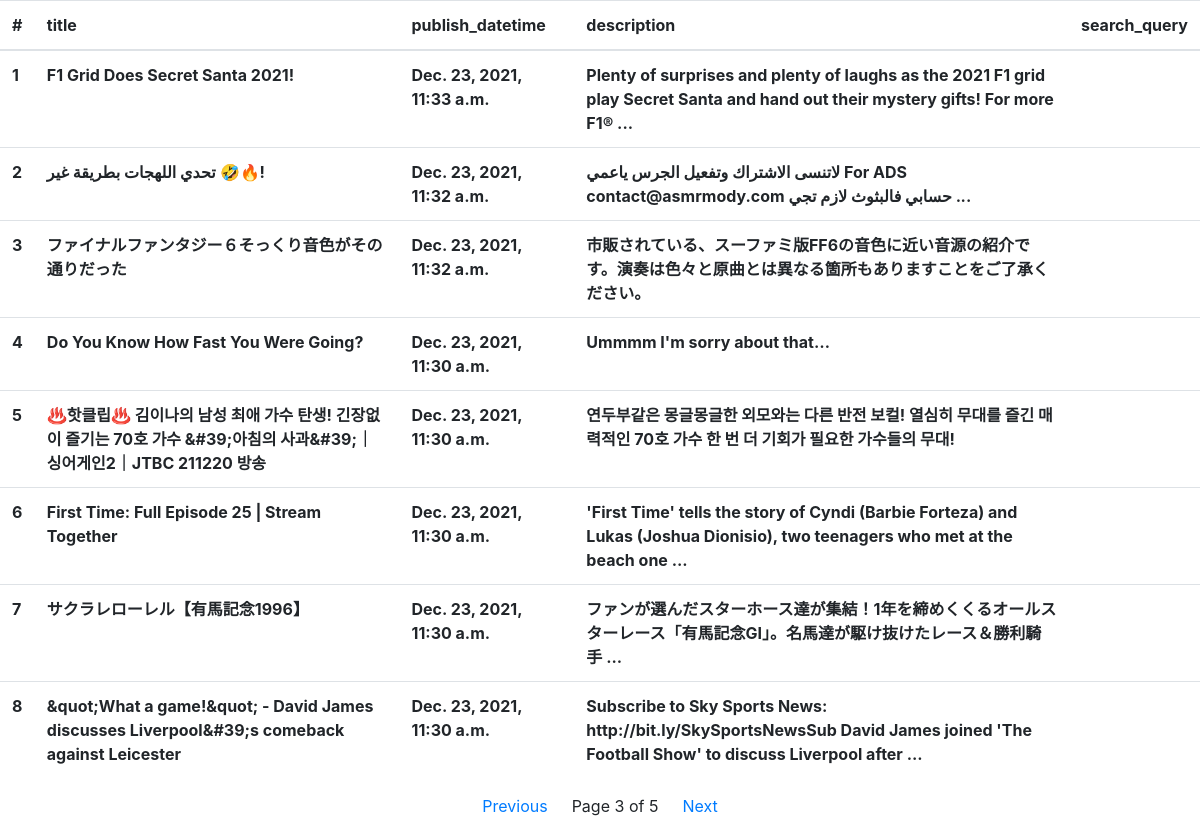
Screenshot of /fetchresults/_all/3/ with the database file from the repository.
### ytsearch/models.py (models this page shows, shortened)
class SearchResults(models.Model):
    video_id = models.CharField(max_length=16, primary_key=True)
    title = models.CharField(max_length=255)
    description = models.TextField()
    search_query = models.CharField(max_length=120)
    publish_datetime = models.DateTimeField(null=True)
    thumbnail_url = models.JSONField(default=dict,null=True)

### ytsearch/views.py (the view)
# urls.py: path('fetchresults/<str:query>/', views.fetchstored, name='fetchstored'),
def fetchstored(request, query="", page=1):
    response = SearchResults.objects.order_by("-publish_datetime")
    print(query,page)
    if (query is None) or (query != "" and query!="_all"):
        response = response.filter(Q(title__icontains=query)|Q(search_query__icontains=query))
    else:
        query="_all"
    paginator = Paginator(response, 8)
    try:
        response = paginator.page(page)
    except PageNotAnInteger:
        response = paginator.page(1)
    except EmptyPage:
        response = paginator.page(paginator.num_pages)
    context = {"response":response, "query":query}
    return render(request, 'ytsearch/fetchresults.html', context)

### ytsearch/templates/ytsearch/fetchresults.html (shortened to what this page needs)
{% load static %}
<!DOCTYPE html>
<html lang="en">
  <head>
    <link
      href="https://stackpath.bootstrapcdn.com/bootstrap/4.3.1/css/bootstrap.min.css"
      rel="stylesheet"
    />
  </head>
  <body>
    <table class="table">
      <thead>
        <tr>
          <th scope="col">#</th>
          <th scope="col">title</th>
          <th scope="col">publish_datetime</th>
          <th scope="col">description</th>
          <th scope="col">search_query</th>
        </tr>
      </thead>
      <tbody>
        {%for current in response %}
        <tr>
          <th scope="col">{{forloop.counter}}</th>
          <th scope="col">{{current.title}}</th>
          <th scope="col">{{current.publish_datetime}}</th>
          <th scope="col">{{current.description}}</th>
          <th scope="col">{{current.search_query}}</th>
        </tr>
        {%endfor%}
      </tbody>
    </table>
    <div class="pagination justify-content-center">
      {% if response.has_previous %}
      <a href='{% url "fetchstored" query response.previous_page_number%}'>
        Previous
      </a>
      {% endif %}
      <span class="mx-4">
        Page {{ response.number }} of {{ response.paginator.num_pages }}
      </span>
      {% if response.has_next %}
      <a href='{% url "fetchstored" query response.next_page_number%}'>
        Next
      </a>
      {% endif %}
    </div>
  </body>
</html>

### rows the page displays
SearchResults: title "F1 Grid Does Secret Santa 2021!", publish_datetime "Dec. 23, 2021, 11:33 a.m.", description "Plenty of surprises and plenty of laughs as the 2021 F1 grid play Secret Santa and hand out their mystery gifts! For more F1® ..."
SearchResults: title "تحدي اللهجات بطريقة غير 🤣🔥!", publish_datetime "Dec. 23, 2021, 11:32 a.m.", description "لاتنسى الاشتراك وتفعيل الجرس ياعمي For ADS contact@asmrmody.com حسابي فالبثوث لازم تجي ..."
SearchResults: title "ファイナルファンタジー６そっくり音色がその通りだった", publish_datetime "Dec. 23, 2021, 11:32 a.m.", description "市販されている、スーファミ版FF6の音色に近い音源の紹介です。演奏は色々と原曲とは異なる箇所もありますことをご了承ください。"
SearchResults: title "Do You Know How Fast You Were Going?", publish_datetime "Dec. 23, 2021, 11:30 a.m.", description "Ummmm I'm sorry about that…"
SearchResults: title "♨핫클립♨ 김이나의 남성 최애 가수 탄생! 긴장없이 즐기는 70호 가수 &#39;아침의 사과&#39;｜싱어게인2｜JTBC 211220 방송", publish_datetime "Dec. 23, 2021, 11:30 a.m.", description "연두부같은 몽글몽글한 외모와는 다른 반전 보컬! 열심히 무대를 즐긴 매력적인 70호 가수 한 번 더 기회가 필요한 가수들의 무대!"
SearchResults: title "First Time: Full Episode 25 | Stream Together", publish_datetime "Dec. 23, 2021, 11:30 a.m.", description "'First Time' tells the story of Cyndi (Barbie Forteza) and Lukas (Joshua Dionisio), two teenagers who met at the beach one ..."
SearchResults: title "サクラレローレル【有馬記念1996】", publish_datetime "Dec. 23, 2021, 11:30 a.m.", description "ファンが選んだスターホース達が集結！1年を締めくくるオールスターレース「有馬記念GⅠ」。名馬達が駆け抜けたレース＆勝利騎手 ..."
SearchResults: title "&quot;What a game!&quot; - David James discusses Liverpool&#39;s comeback against Leicester", publish_datetime "Dec. 23, 2021, 11:30 a.m.", description "Subscribe to Sky Sports News: http://bit.ly/SkySportsNewsSub David James joined 'The Football Show' to discuss Liverpool after ..."

### other values shown
{{ response.number }} "3"
{{ response.paginator.num_pages }} "5"
